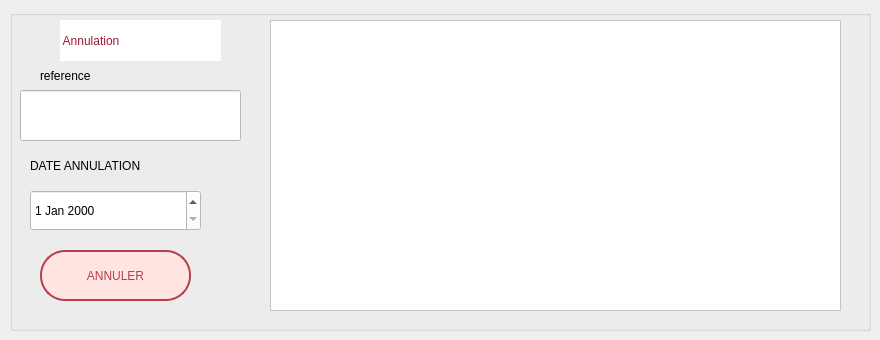
          <widget class="QWidget" name="tab_19">
           <attribute name="title">
            <string>annuler</string>
           </attribute>
           <widget class="QGroupBox" name="groupBox_10">
            <property name="geometry">
             <rect>
              <x>10</x>
              <y>10</y>
              <width>861</width>
              <height>321</height>
             </rect>
            </property>
            <property name="title">
             <string/>
            </property>
            <widget class="QLineEdit" name="rerfann">
             <property name="geometry">
              <rect>
               <x>10</x>
               <y>80</y>
               <width>221</width>
               <height>51</height>
              </rect>
             </property>
             <property name="styleSheet">
              <string notr="true">padding:55px;
background-color:white;
</string>
             </property>
            </widget>
            <widget class="QTableView" name="annview">
             <property name="geometry">
              <rect>
               <x>260</x>
               <y>10</y>
               <width>571</width>
               <height>291</height>
              </rect>
             </property>
             <property name="styleSheet">
              <string notr="true">background-color:white;</string>
             </property>
            </widget>
            <widget class="QLabel" name="label_19">
             <property name="geometry">
              <rect>
               <x>30</x>
               <y>50</y>
               <width>81</width>
               <height>31</height>
              </rect>
             </property>
             <property name="text">
              <string>reference</string>
             </property>
            </widget>
            <widget class="QLabel" name="label_38">
             <property name="geometry">
              <rect>
               <x>50</x>
               <y>10</y>
               <width>161</width>
               <height>41</height>
              </rect>
             </property>
             <property name="styleSheet">
              <string notr="true">QLabel{

font: 63 11pt &quot;Lucida Sans Typewriter&quot;;
background-color:white;
border-radius:25px;
color:#9B1C31;}



</string>
             </property>
             <property name="text">
              <string> Annulation</string>
             </property>
            </widget>
            <widget class="QDateEdit" name="dateEdit_annuler">
             <property name="geometry">
              <rect>
               <x>20</x>
               <y>180</y>
               <width>171</width>
               <height>41</height>
              </rect>
             </property>
             <property name="styleSheet">
              <string notr="true">background-color:white;</string>
             </property>
            </widget>
            <widget class="QPushButton" name="xe">
             <property name="geometry">
              <rect>
               <x>380</x>
               <y>70</y>
               <width>112</width>
               <height>34</height>
              </rect>
             </property>
             <property name="text">
              <string>TESt</string>
             </property>
            </widget>
            <widget class="QPushButton" name="TESTTT">
             <property name="geometry">
              <rect>
               <x>30</x>
               <y>240</y>
               <width>151</width>
               <height>51</height>
              </rect>
             </property>
             <property name="cursor">
              <cursorShape>PointingHandCursor</cursorShape>
             </property>
             <property name="styleSheet">
              <string notr="true">
QPushButton {
QPushButton::hover 
font-weight : bold ;
border:2px solid #B3404A;
 color:#B3404A;
background-color : #ffe4e1 ;
border-radius:25px;

}

QPushButton::hover
{	
 border-radius: 15px 50px 30px;
background-color : #facdc8 ;
	font: 75 10pt &quot;MS Shell Dlg 2&quot;;
  
border-radius: 25px;
 color:#cd6e71;
  padding: 15px; 
  width: 200px;
  height: 150px;  }</string>
             </property>
             <property name="text">
              <string>ANNULER</string>
             </property>
            </widget>
            <widget class="QLabel" name="label_23">
             <property name="geometry">
              <rect>
               <x>20</x>
               <y>140</y>
               <width>161</width>
               <height>31</height>
              </rect>
             </property>
             <property name="text">
              <string>DATE ANNULATION</string>
             </property>
            </widget>
            <zorder>xe</zorder>
            <zorder>rerfann</zorder>
            <zorder>annview</zorder>
            <zorder>label_19</zorder>
            <zorder>label_38</zorder>
            <zorder>dateEdit_annuler</zorder>
            <zorder>TESTTT</zorder>
            <zorder>label_23</zorder>
           </widget>
          </widget>
